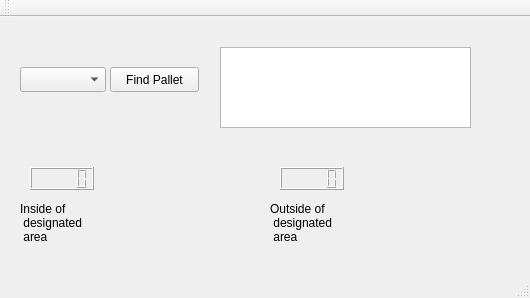
<?xml version="1.0" encoding="UTF-8"?>
<ui version="4.0">
 <class>MainWindow</class>
 <widget class="QMainWindow" name="MainWindow">
  <property name="geometry">
   <rect>
    <x>0</x>
    <y>0</y>
    <width>530</width>
    <height>298</height>
   </rect>
  </property>
  <property name="windowTitle">
   <string>MainWindow</string>
  </property>
  <widget class="QWidget" name="centralWidget">
   <widget class="QPushButton" name="findPallet">
    <property name="geometry">
     <rect>
      <x>110</x>
      <y>50</y>
      <width>89</width>
      <height>25</height>
     </rect>
    </property>
    <property name="text">
     <string>Find Pallet</string>
    </property>
   </widget>
   <widget class="QComboBox" name="selectPallet">
    <property name="geometry">
     <rect>
      <x>20</x>
      <y>50</y>
      <width>86</width>
      <height>25</height>
     </rect>
    </property>
   </widget>
   <widget class="QLCDNumber" name="palletID1">
    <property name="geometry">
     <rect>
      <x>30</x>
      <y>150</y>
      <width>64</width>
      <height>23</height>
     </rect>
    </property>
   </widget>
   <widget class="QLCDNumber" name="palletID2">
    <property name="geometry">
     <rect>
      <x>280</x>
      <y>150</y>
      <width>64</width>
      <height>23</height>
     </rect>
    </property>
   </widget>
   <widget class="QLabel" name="pallet1Label">
    <property name="geometry">
     <rect>
      <x>20</x>
      <y>180</y>
      <width>81</width>
      <height>51</height>
     </rect>
    </property>
    <property name="text">
     <string>Inside of 
 designated 
 area</string>
    </property>
   </widget>
   <widget class="QLabel" name="pallet2Label">
    <property name="geometry">
     <rect>
      <x>270</x>
      <y>180</y>
      <width>81</width>
      <height>51</height>
     </rect>
    </property>
    <property name="text">
     <string>Outside of 
 designated 
 area</string>
    </property>
   </widget>
   <widget class="QTableWidget" name="tableWidget">
    <property name="geometry">
     <rect>
      <x>220</x>
      <y>30</y>
      <width>251</width>
      <height>81</height>
     </rect>
    </property>
   </widget>
  </widget>
  <widget class="QMenuBar" name="menuBar">
   <property name="geometry">
    <rect>
     <x>0</x>
     <y>0</y>
     <width>530</width>
     <height>20</height>
    </rect>
   </property>
  </widget>
  <widget class="QToolBar" name="mainToolBar">
   <attribute name="toolBarArea">
    <enum>TopToolBarArea</enum>
   </attribute>
   <attribute name="toolBarBreak">
    <bool>false</bool>
   </attribute>
  </widget>
  <widget class="QStatusBar" name="statusBar"/>
 </widget>
 <layoutdefault spacing="6" margin="11"/>
 <resources/>
 <connections/>
</ui>
